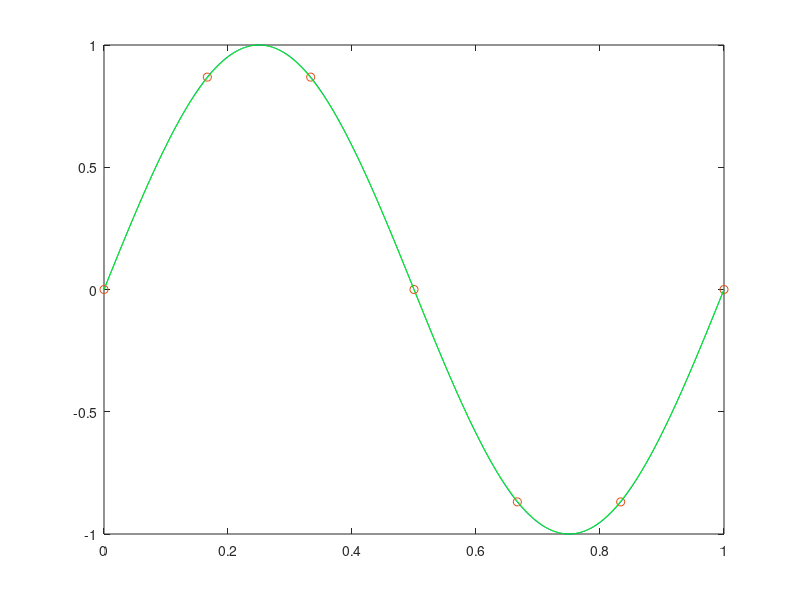
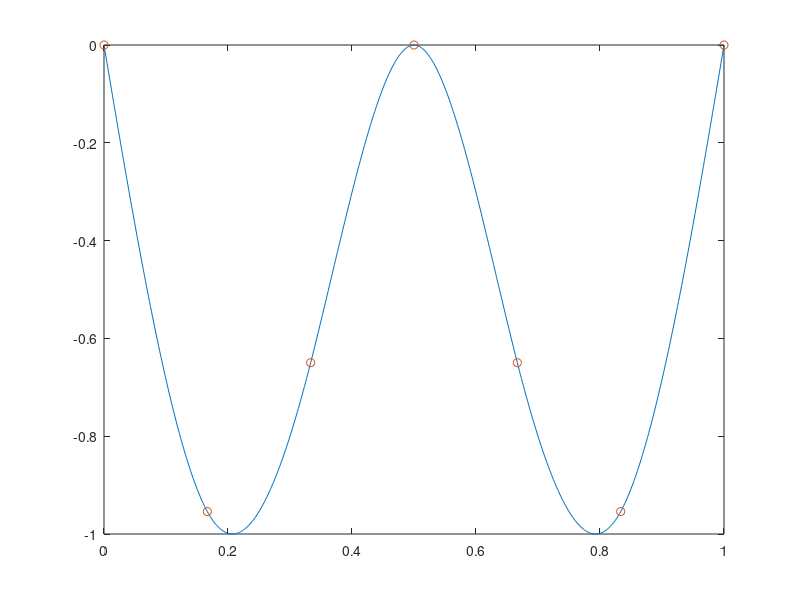
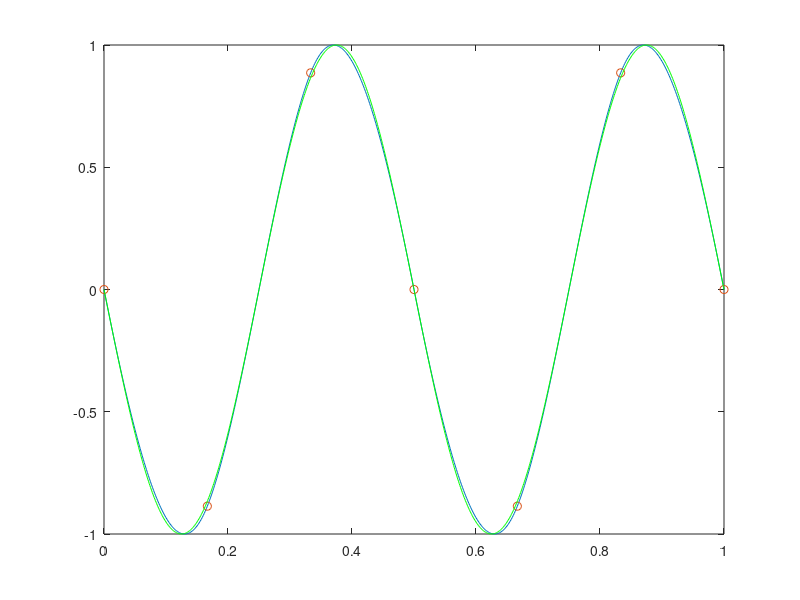

MATLAB code to generate these figures, in order:

%fixed/fixed with support at midspan.

n=6 %number of elements NEEDS TO BE EVEN

%M=rho AL/420 Mstar with y defined in terms of y_1, theta_1*L etc:
Mstarlocal=[156 22 54 -13;22 4 13 -3;54 13 156 -22; -13 -3 -22 4];
%K=EI/L Kstar with y defined in terms of y_1, theta_1*L etc:
Kstarlocal=[12 6 -12 6;6 4 -6 2;-12 -6 12 -6;6 2 -6 4];

Mstar=zeros(2*n+2,2*n+2);
Kstar=zeros(2*n+2,2*n+2);
for i=1:n %each element in turn
    Mstar((2*i-1):(2*i+2),(2*i-1):(2*i+2))=Mstar((2*i-1):(2*i+2),(2*i-1):(2*i+2))...
        +Mstarlocal;
    Kstar((2*i-1):(2*i+2),(2*i-1):(2*i+2))=Kstar((2*i-1):(2*i+2),(2*i-1):(2*i+2))...
        +Kstarlocal;
end  

%apply boundary conditions

Mstar=Mstar([2:n n+2:end-2 end],[2:n n+2:end-2 end]);
Kstar=Kstar([2:n n+2:end-2 end],[2:n n+2:end-2 end]);

%eigenvalues/vectors: eig(X) solves (X-lambda I)U=0
% normalised eigenvectors (in terms of nodes of U) are the columns in w 
% and corresponding to eigenvalues in leading diagonal of lambda
[w,lambda]=eig(inv(Mstar)*Kstar);

%omega=omegastar*sqrt(EI/(rho A))/l^2  noting L=l/n where l is the total beam length
% therefore omegastar=sqrt(lambda*420)*n^2 since omega^2=420/L^4 EI/(rhoA)lambda^2
omegastar=sqrt(diag(lambda)*420)*n^2;
%sort into order of modes
[omegastar,shuffle]=sort(omegastar);
w=w(:,shuffle);

%mode shapes
%add zeros to w corresponding to the fixed points:
wl=size(w,1);
w=[zeros(1,wl);w(1:(wl-1)/2,:);zeros(1,wl);w((wl+1)/2:wl-1,:);zeros(1,wl);w(wl,:)];
for mode=[1:3]
    figure(mode)
    hold off
    xoverL=0:.01:1;
        yglobal=zeros(1,100*n+1);
for element=1:n
        y=(1-3*xoverL.^2+2*xoverL.^3)*w(2*element-1,mode)+...
        (xoverL-2*xoverL.^2+xoverL.^3)*w(2*element,mode)+...
        (3*xoverL.^2-2*xoverL.^3)*w(2*element+1,mode)+...
        (-xoverL.^2+xoverL.^3)*w(2*element+2,mode);
    yglobal(((element-1)*100+1):(element*100))=y(1:100);
end    
    %plot((element-1)/n:.01/n:(element)/n,y/max(abs(y)))
    plot((0:0.01/n:1),yglobal/max(abs(yglobal)))
    hold on
    plot((0:1/n:1),yglobal(1:100:end)/max(abs(yglobal)),'o')
end
plot(0:.001:1,-sin(4*pi*(0:.001:1)),'g')
figure(2)
figure(1)
plot(0:.001:1,sin(2*pi*(0:.001:1)),'g')
omegastar(1:3)
    